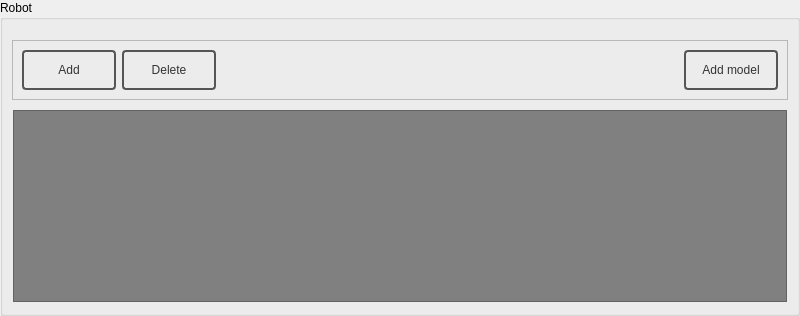
        <widget class="QGroupBox" name="gbRobot">
         <property name="enabled">
          <bool>true</bool>
         </property>
         <property name="sizePolicy">
          <sizepolicy hsizetype="Fixed" vsizetype="Preferred">
           <horstretch>0</horstretch>
           <verstretch>0</verstretch>
          </sizepolicy>
         </property>
         <property name="minimumSize">
          <size>
           <width>800</width>
           <height>0</height>
          </size>
         </property>
         <property name="layoutDirection">
          <enum>Qt::LeftToRight</enum>
         </property>
         <property name="styleSheet">
          <string notr="true">QGroupBox#gbRobot{
    border: 1px solid 	darkgray;
    background-color: #cccccc;
    margin-top: 15px;
    color: white;
}

QGroupBox#gbRobot::title {
    border: 1px solid white;
    background-color: gray;
    padding: 5px 30px 5px 30px;
    top: -15px;
    left: 30px;
}</string>
         </property>
         <property name="title">
          <string>Robot</string>
         </property>
         <layout class="QVBoxLayout" name="verticalLayout_7">
          <property name="spacing">
           <number>0</number>
          </property>
          <property name="leftMargin">
           <number>9</number>
          </property>
          <property name="topMargin">
           <number>20</number>
          </property>
          <property name="rightMargin">
           <number>9</number>
          </property>
          <property name="bottomMargin">
           <number>10</number>
          </property>
          <item>
           <widget class="QFrame" name="frame_21">
            <property name="sizePolicy">
             <sizepolicy hsizetype="Preferred" vsizetype="Fixed">
              <horstretch>0</horstretch>
              <verstretch>0</verstretch>
             </sizepolicy>
            </property>
            <property name="minimumSize">
             <size>
              <width>0</width>
              <height>60</height>
             </size>
            </property>
            <property name="frameShape">
             <enum>QFrame::StyledPanel</enum>
            </property>
            <property name="frameShadow">
             <enum>QFrame::Raised</enum>
            </property>
            <layout class="QHBoxLayout" name="horizontalLayout_12">
             <property name="leftMargin">
              <number>9</number>
             </property>
             <property name="topMargin">
              <number>0</number>
             </property>
             <property name="rightMargin">
              <number>9</number>
             </property>
             <property name="bottomMargin">
              <number>0</number>
             </property>
             <item>
              <widget class="QPushButton" name="btnAddRobot">
               <property name="minimumSize">
                <size>
                 <width>94</width>
                 <height>40</height>
                </size>
               </property>
               <property name="styleSheet">
                <string notr="true">QPushButton {
color: #333;
border: 2px solid #555;
border-radius: 4px;
padding: 5px;
background: qradialgradient(cx: 0.3, cy: -0.4,
fx: 0.3, fy: -0.4,
radius: 1.35, stop: 0 #fff, stop: 1 #888);
min-width: 80px;
}

QPushButton:hover {
background: qradialgradient(cx: 0.3, cy: -0.4,
fx: 0.3, fy: -0.4,
radius: 1.35, stop: 0 #fff, stop: 1 #bbb);
}

QPushButton:pressed {
background: qradialgradient(cx: 0.4, cy: -0.1,
fx: 0.4, fy: -0.1,
radius: 1.35, stop: 0 #fff, stop: 1 #ddd);
}</string>
               </property>
               <property name="text">
                <string>Add</string>
               </property>
              </widget>
             </item>
             <item>
              <widget class="QPushButton" name="btnDeleteRobot">
               <property name="minimumSize">
                <size>
                 <width>94</width>
                 <height>40</height>
                </size>
               </property>
               <property name="styleSheet">
                <string notr="true">QPushButton {
color: #333;
border: 2px solid #555;
border-radius: 4px;
padding: 5px;
background: qradialgradient(cx: 0.3, cy: -0.4,
fx: 0.3, fy: -0.4,
radius: 1.35, stop: 0 #fff, stop: 1 #888);
min-width: 80px;
}

QPushButton:hover {
background: qradialgradient(cx: 0.3, cy: -0.4,
fx: 0.3, fy: -0.4,
radius: 1.35, stop: 0 #fff, stop: 1 #bbb);
}

QPushButton:pressed {
background: qradialgradient(cx: 0.4, cy: -0.1,
fx: 0.4, fy: -0.1,
radius: 1.35, stop: 0 #fff, stop: 1 #ddd);
}</string>
               </property>
               <property name="text">
                <string>Delete</string>
               </property>
              </widget>
             </item>
             <item>
              <spacer name="horizontalSpacer_2">
               <property name="orientation">
                <enum>Qt::Horizontal</enum>
               </property>
               <property name="sizeHint" stdset="0">
                <size>
                 <width>40</width>
                 <height>20</height>
                </size>
               </property>
              </spacer>
             </item>
             <item>
              <widget class="QPushButton" name="btnAddModel">
               <property name="minimumSize">
                <size>
                 <width>94</width>
                 <height>40</height>
                </size>
               </property>
               <property name="styleSheet">
                <string notr="true">QPushButton {
color: #333;
border: 2px solid #555;
border-radius: 4px;
padding: 5px;
background: qradialgradient(cx: 0.3, cy: -0.4,
fx: 0.3, fy: -0.4,
radius: 1.35, stop: 0 #fff, stop: 1 #888);
min-width: 80px;
}

QPushButton:hover {
background: qradialgradient(cx: 0.3, cy: -0.4,
fx: 0.3, fy: -0.4,
radius: 1.35, stop: 0 #fff, stop: 1 #bbb);
}

QPushButton:pressed {
background: qradialgradient(cx: 0.4, cy: -0.1,
fx: 0.4, fy: -0.1,
radius: 1.35, stop: 0 #fff, stop: 1 #ddd);
}</string>
               </property>
               <property name="text">
                <string>Add model</string>
               </property>
              </widget>
             </item>
            </layout>
           </widget>
          </item>
          <item>
           <widget class="QFrame" name="frame_8">
            <property name="styleSheet">
             <string notr="true">background-color:transparent;</string>
            </property>
            <property name="frameShape">
             <enum>QFrame::StyledPanel</enum>
            </property>
            <property name="frameShadow">
             <enum>QFrame::Raised</enum>
            </property>
            <layout class="QVBoxLayout" name="verticalLayout_2">
             <property name="leftMargin">
              <number>0</number>
             </property>
             <property name="rightMargin">
              <number>0</number>
             </property>
             <property name="bottomMargin">
              <number>0</number>
             </property>
             <item>
              <widget class="QListWidget" name="lstwRobots">
               <property name="styleSheet">
                <string notr="true">background-color: gray;</string>
               </property>
               <property name="resizeMode">
                <enum>QListView::Adjust</enum>
               </property>
              </widget>
             </item>
            </layout>
           </widget>
          </item>
         </layout>
        </widget>
